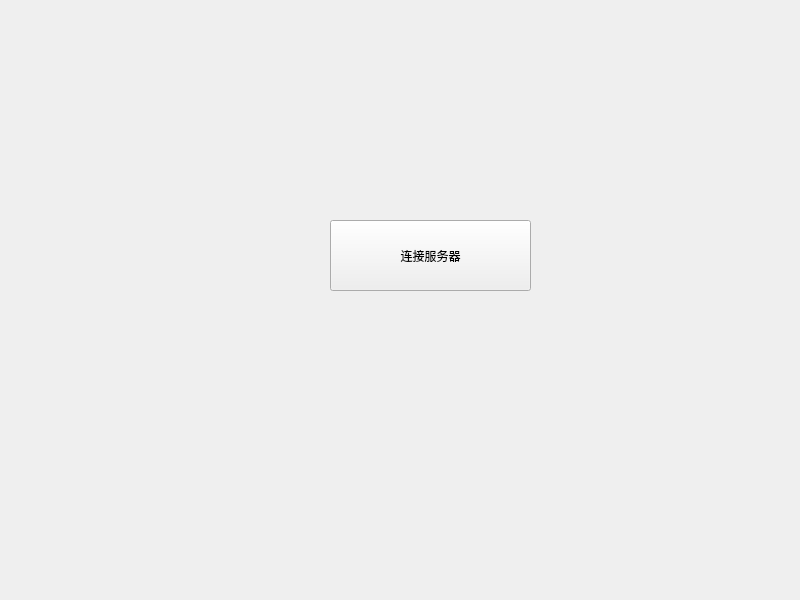
<?xml version="1.0" encoding="UTF-8"?>
<ui version="4.0">
 <class>Widget</class>
 <widget class="QWidget" name="Widget">
  <property name="geometry">
   <rect>
    <x>0</x>
    <y>0</y>
    <width>800</width>
    <height>600</height>
   </rect>
  </property>
  <property name="windowTitle">
   <string>Widget</string>
  </property>
  <widget class="QPushButton" name="pushButton">
   <property name="geometry">
    <rect>
     <x>330</x>
     <y>220</y>
     <width>201</width>
     <height>71</height>
    </rect>
   </property>
   <property name="text">
    <string>连接服务器</string>
   </property>
  </widget>
 </widget>
 <resources/>
 <connections/>
</ui>
